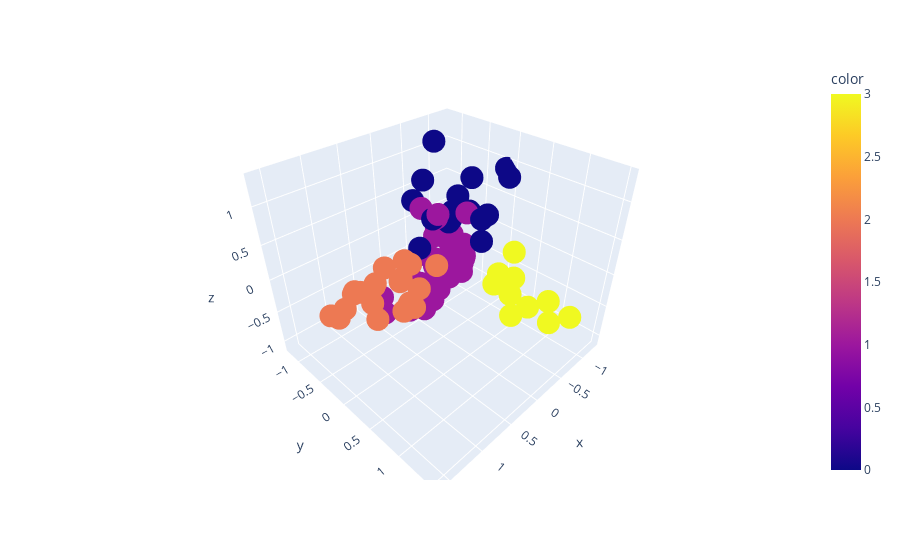

Notebook code cell kept with this figure:
### Code cell
fig = px.scatter_3d(clusters2, x=pc1 , y=pc2 , z=pc3, color=clusters2)
fig.show()
